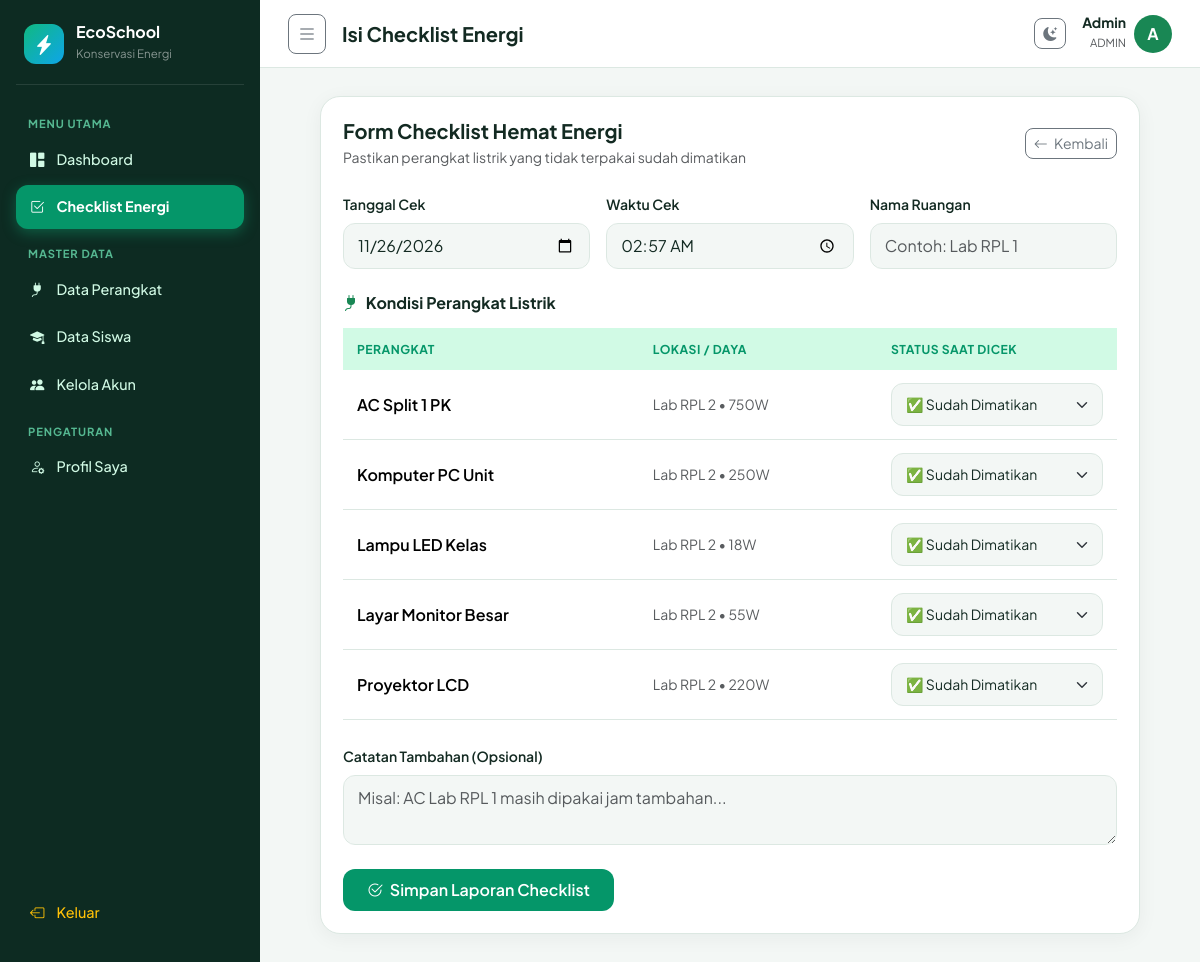
/checklist/tambah.php (signed in), run on the app's committed database.
### tables this page shows
CREATE TABLE `perangkat` (
  `id_perangkat` int(11) NOT NULL,
  `nama_perangkat` varchar(100) NOT NULL,
  `lokasi` varchar(100) NOT NULL,
  `daya_watt` int(11) NOT NULL DEFAULT 0,
  `status_aktif` enum('Aktif','Nonaktif') DEFAULT 'Aktif'
);

### checklist/tambah.php (the view, shortened to what this page needs)
<?php
require_once '../config/koneksi.php';
$perangkat_list = $pdo->query("SELECT * FROM perangkat WHERE status_aktif = 'Aktif' ORDER BY lokasi ASC, nama_perangkat ASC")->fetchAll();
require_once '../includes/header.php';
?>
<div class="bento-card" style="max-width: 820px; margin: 0 auto;">
  <div class="d-flex justify-content-between align-items-center mb-4">
    <div>
      <h5 class="fw-bold mb-1">Form Checklist Hemat Energi</h5>
      <p class="text-muted small mb-0">Pastikan perangkat listrik yang tidak terpakai sudah dimatikan</p>
    </div>
    <a href="index.php" class="btn btn-outline-secondary btn-sm rounded-3">
      <i class="bi bi-arrow-left me-1"></i> Kembali
    </a>
  </div>
  <form method="POST">
    <div class="row g-3 mb-4">
      <div class="col-md-4">
        <label class="form-label small fw-semibold">Tanggal Cek</label>
        <input type="date" name="tanggal" class="form-control" value="<?= date('Y-m-d') ?>" required>
      </div>
      <div class="col-md-4">
        <label class="form-label small fw-semibold">Waktu Cek</label>
        <input type="time" name="waktu_cek" class="form-control" value="<?= date('H:i') ?>" required>
      </div>
      <div class="col-md-4">
        <label class="form-label small fw-semibold">Nama Ruangan</label>
        <input type="text" name="ruangan" class="form-control" placeholder="Contoh: Lab RPL 1" required>
      </div>
    </div>
    <h6 class="fw-bold mb-3"><i class="bi bi-plug-fill text-success me-1"></i> Kondisi Perangkat Listrik</h6>
    <div class="table-responsive mb-4">
      <table class="table align-middle mb-0">
        <thead>
          <tr>
            <th>Perangkat</th>
            <th>Lokasi / Daya</th>
            <th style="width: 240px;">Status Saat Dicek</th>
          </tr>
        </thead>
        <tbody>
          <?php foreach ($perangkat_list as $p): ?>
            <tr>
              <td class="fw-semibold"><?= htmlspecialchars($p['nama_perangkat']) ?></td>
              <td class="small text-muted"><?= htmlspecialchars($p['lokasi']) ?> • <?= $p['daya_watt'] ?>W</td>
              <td>
                <select name="kondisi[<?= $p['id_perangkat'] ?>]" class="form-select form-select-sm">
                  <option value="Sudah Dimatikan" selected>✅ Sudah Dimatikan</option>
                </select>
              </td>
            </tr>
          <?php endforeach; ?>
        </tbody>
      </table>
    </div>
    <div class="mb-4">
      <label class="form-label small fw-semibold">Catatan Tambahan (Opsional)</label>
      <textarea name="catatan" class="form-control" rows="2" placeholder="Misal: AC Lab RPL 1 masih dipakai jam tambahan..."></textarea>
    </div>
    <button type="submit" class="btn btn-eco px-4">
      <i class="bi bi-check2-circle me-1"></i> Simpan Laporan Checklist
    </button>
  </form>
</div>
<?php require_once '../includes/footer.php'; ?>

### assets/style.css (style rules this page uses)
:root, [data-bs-theme="light"] { --bg-app: #f3f7f5; --bg-card: #ffffff; --bg-sidebar: #0d2b22; --text-main: #132a22; --text-muted: #5c756c; --border-color: #dce8e2; --accent: #059669; --accent-hover: #047857; --accent-soft: #d1fae5; --solar: #0ea5e9; --shadow-card: 0 4px 20px rgba(13, 43, 34, 0.05); }
body { font-family: 'Plus Jakarta Sans', sans-serif; background-color: var(--bg-app); color: var(--text-main); margin: 0; transition: background-color 0.25s ease, color 0.25s ease; }
.bento-card { background-color: var(--bg-card); border: 1px solid var(--border-color); border-radius: 20px; box-shadow: var(--shadow-card); padding: 22px; transition: transform 0.2s ease, border-color 0.2s ease; }
.table { color: var(--text-main); --bs-table-bg: transparent; --bs-table-border-color: var(--border-color); }
.table thead th { background-color: var(--accent-soft); color: var(--accent); font-size: 0.76rem; font-weight: 700; text-transform: uppercase; letter-spacing: 0.04em; border: none; padding: 12px 14px; }
.table td { padding: 13px 14px; vertical-align: middle; }
.form-control, .form-select { background-color: var(--bg-app); border: 1px solid var(--border-color); color: var(--text-main); border-radius: 12px; padding: 10px 14px; }
.btn-eco { background-color: var(--accent); color: #fff; border: none; border-radius: 12px; padding: 9px 18px; font-weight: 600; }

### data on the page
perangkat: nama_perangkat "AC Split 1 PK", lokasi "Lab RPL 2", daya_watt "750", id_perangkat "✅ Sudah Dimatikan"
perangkat: nama_perangkat "Komputer PC Unit", lokasi "Lab RPL 2", daya_watt "250", id_perangkat "✅ Sudah Dimatikan"
perangkat: nama_perangkat "Lampu LED Kelas", lokasi "Lab RPL 2", daya_watt "18", id_perangkat "✅ Sudah Dimatikan"
perangkat: nama_perangkat "Layar Monitor Besar", lokasi "Lab RPL 2", daya_watt "55", id_perangkat "✅ Sudah Dimatikan"
perangkat: nama_perangkat "Proyektor LCD", lokasi "Lab RPL 2", daya_watt "220", id_perangkat "✅ Sudah Dimatikan"

### other printed values
$judul_halaman "Isi Checklist Energi"
$user_login['nama_lengkap'] "Admin"
$user_login['role'] "ADMIN"
substr($user_login['nama_lengkap'], 0, 1) "A"
